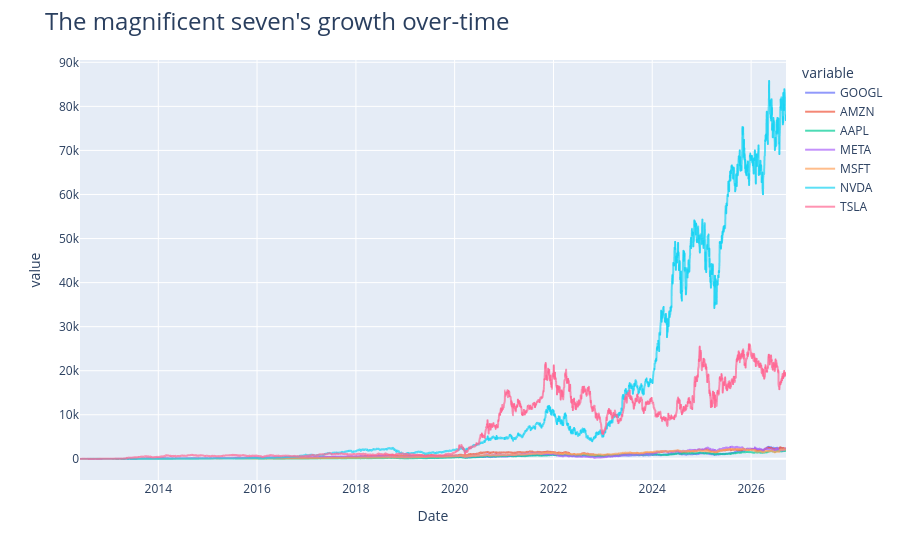

The notebook cell saved with this chart:
### Code cell
fig4 = px.line(normalized,x=normalized.index,y=["GOOGL", "AMZN", "AAPL", "META", "MSFT","NVDA","TSLA"])
fig4.update_traces(opacity=0.7)
fig4.update_layout(title=dict(text="The magnificent seven's growth over-time",font=dict(size=24)))
fig4.show()

### Figure 1 — Plotly figure (JSON) as saved in the notebook; plotly's stock layout.template omitted (floating-point values rounded to 4 significant figures; data arrays with more than 128 entries replaced by an {"elided": "..."} marker saying what was removed)
{"data": [{"hovertemplate": "variable=GOOGL<br>Date=%{x}<br>value=%{y}<extra></extra>", "legendgroup": "GOOGL", "line": {"color": "#636efa", "dash": "solid"}, "marker": {"symbol": "circle"}, "mode": "lines", "name": "GOOGL", "opacity": 0.7, "showlegend": true, "type": "scattergl", "x": {"elided": "3593 str values"}, "xaxis": "x", "y": {"elided": "3593 float values"}, "yaxis": "y"}, {"hovertemplate": "variable=AMZN<br>Date=%{x}<br>value=%{y}<extra></extra>", "legendgroup": "AMZN", "line": {"color": "#EF553B", "dash": "solid"}, "marker": {"symbol": "circle"}, "mode": "lines", "name": "AMZN", "opacity": 0.7, "showlegend": true, "type": "scattergl", "x": {"elided": "3593 str values"}, "xaxis": "x", "y": {"elided": "3593 float values"}, "yaxis": "y"}, {"hovertemplate": "variable=AAPL<br>Date=%{x}<br>value=%{y}<extra></extra>", "legendgroup": "AAPL", "line": {"color": "#00cc96", "dash": "solid"}, "marker": {"symbol": "circle"}, "mode": "lines", "name": "AAPL", "opacity": 0.7, "showlegend": true, "type": "scattergl", "x": {"elided": "3593 str values"}, "xaxis": "x", "y": {"elided": "3593 float values"}, "yaxis": "y"}, {"hovertemplate": "variable=META<br>Date=%{x}<br>value=%{y}<extra></extra>", "legendgroup": "META", "line": {"color": "#ab63fa", "dash": "solid"}, "marker": {"symbol": "circle"}, "mode": "lines", "name": "META", "opacity": 0.7, "showlegend": true, "type": "scattergl", "x": {"elided": "3593 str values"}, "xaxis": "x", "y": {"elided": "3593 float values"}, "yaxis": "y"}, {"hovertemplate": "variable=MSFT<br>Date=%{x}<br>value=%{y}<extra></extra>", "legendgroup": "MSFT", "line": {"color": "#FFA15A", "dash": "solid"}, "marker": {"symbol": "circle"}, "mode": "lines", "name": "MSFT", "opacity": 0.7, "showlegend": true, "type": "scattergl", "x": {"elided": "3593 str values"}, "xaxis": "x", "y": {"elided": "3593 float values"}, "yaxis": "y"}, {"hovertemplate": "variable=NVDA<br>Date=%{x}<br>value=%{y}<extra></extra>", "legendgroup": "NVDA", "line": {"color": "#19d3f3", "dash": "solid"}, "marker": {"symbol": "circle"}, "mode": "lines", "name": "NVDA", "opacity": 0.7, "showlegend": true, "type": "scattergl", "x": {"elided": "3593 str values"}, "xaxis": "x", "y": {"elided": "3593 float values"}, "yaxis": "y"}, {"hovertemplate": "variable=TSLA<br>Date=%{x}<br>value=%{y}<extra></extra>", "legendgroup": "TSLA", "line": {"color": "#FF6692", "dash": "solid"}, "marker": {"symbol": "circle"}, "mode": "lines", "name": "TSLA", "opacity": 0.7, "showlegend": true, "type": "scattergl", "x": {"elided": "3593 str values"}, "xaxis": "x", "y": {"elided": "3593 float values"}, "yaxis": "y"}], "layout": {"legend": {"title": {"text": "variable"}, "tracegroupgap": 0}, "margin": {"t": 60}, "title": {"font": {"size": 24}, "text": "The magnificent seven's growth over-time"}, "xaxis": {"anchor": "y", "domain": [0, 1], "title": {"text": "Date"}}, "yaxis": {"anchor": "x", "domain": [0, 1], "title": {"text": "value"}}}}
